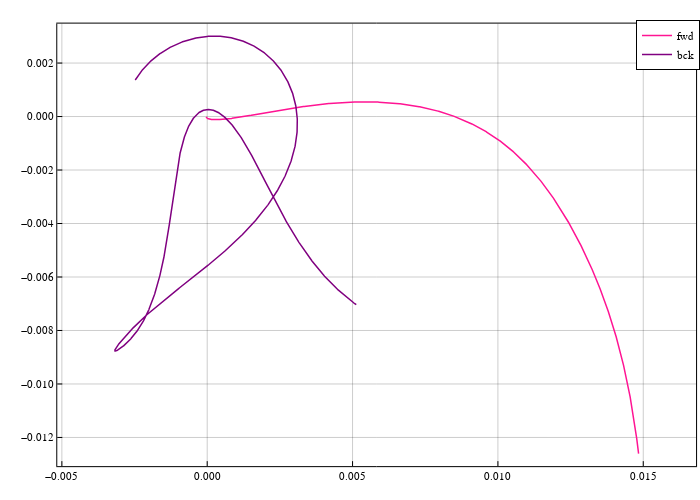

Notebook cell for this chart:
### Code cell
pcart = plot(size=(700,500), frame_style=:box, aspect_ratio=:equal, grid=0.4)

# trajectory
#plot!(Array(sol_fwd)[1,:], Array(sol_fwd)[2,:], color=:deeppink, linewidth=1.5, label="fwd")
plot!(sol_fwd_se[1,:], sol_fwd_se[2,:], color=:deeppink, linewidth=1.5, label="fwd")
plot!(sol_bck_se[1,:], sol_bck_se[2,:], color=:purple, linewidth=1.5, label="bck")

pcart

### Figure 1 — Plotly figure (JSON) as saved in the notebook; plotly's stock layout.template omitted (floating-point values rounded to 4 significant figures; data arrays with more than 128 entries replaced by an {"elided": "..."} marker saying what was removed)
{"data": [{"colorbar": {"title": ""}, "legendgroup": "fwd", "line": {"color": "rgba(255, 20, 147, 1.000)", "dash": "solid", "shape": "linear", "width": 1.5}, "mode": "lines", "name": "fwd", "showlegend": true, "type": "scatter", "x": {"elided": "1426 float values"}, "xaxis": "x", "y": {"elided": "1426 float values"}, "yaxis": "y", "zmax": null, "zmin": null}, {"colorbar": {"title": ""}, "legendgroup": "bck", "line": {"color": "rgba(128, 0, 128, 1.000)", "dash": "solid", "shape": "linear", "width": 1.5}, "mode": "lines", "name": "bck", "showlegend": true, "type": "scatter", "x": {"elided": "2377 float values"}, "xaxis": "x", "y": {"elided": "2377 float values"}, "yaxis": "y", "zmax": null, "zmin": null}], "layout": {"annotations": [], "height": 500, "legend": {"bgcolor": "rgba(255, 255, 255, 1.000)", "bordercolor": "rgba(0, 0, 0, 1.000)", "borderwidth": 1, "font": {"color": "rgba(0, 0, 0, 1.000)", "family": "sans-serif", "size": 11}, "title": {"font": {"color": "rgba(0, 0, 0, 1.000)", "family": "sans-serif", "size": 15}, "text": ""}, "tracegroupgap": 0, "traceorder": "normal", "x": 1, "xanchor": "auto", "y": 1, "yanchor": "auto"}, "margin": {"b": 20, "l": 0, "r": 0, "t": 20}, "paper_bgcolor": "rgba(255, 255, 255, 1.000)", "plot_bgcolor": "rgba(255, 255, 255, 1.000)", "showlegend": true, "width": 700, "xaxis": {"anchor": "y", "domain": [0.08181, 0.9944], "gridcolor": "rgba(0, 0, 0, 0.400)", "gridwidth": 0.5, "linecolor": "rgba(0, 0, 0, 1.000)", "mirror": true, "range": [-0.005158, 0.01682], "showgrid": true, "showline": true, "showticklabels": true, "tickangle": 0, "tickcolor": "rgb(0, 0, 0)", "tickfont": {"color": "rgba(0, 0, 0, 1.000)", "family": "sans-serif", "size": 11}, "tickmode": "array", "ticks": "inside", "ticktext": ["−0.005", "0.000", "0.005", "0.010", "0.015"], "tickvals": [-0.005, 0, 0.005, 0.01, 0.015], "title": "", "titlefont": {"color": "rgba(0, 0, 0, 1.000)", "family": "sans-serif", "size": 15}, "type": "-", "visible": true, "zeroline": false, "zerolinecolor": "rgba(0, 0, 0, 1.000)"}, "yaxis": {"anchor": "x", "domain": [0.0301, 0.9921], "gridcolor": "rgba(0, 0, 0, 0.400)", "gridwidth": 0.5, "linecolor": "rgba(0, 0, 0, 1.000)", "mirror": true, "range": [-0.01307, 0.003474], "showgrid": true, "showline": true, "showticklabels": true, "tickangle": 0, "tickcolor": "rgb(0, 0, 0)", "tickfont": {"color": "rgba(0, 0, 0, 1.000)", "family": "sans-serif", "size": 11}, "tickmode": "array", "ticks": "inside", "ticktext": ["−0.012", "−0.010", "−0.008", "−0.006", "−0.004", "−0.002", "0.000", "0.002"], "tickvals": [-0.012, -0.01, -0.008, -0.006, -0.004, -0.002, 0, 0.002], "title": "", "titlefont": {"color": "rgba(0, 0, 0, 1.000)", "family": "sans-serif", "size": 15}, "type": "-", "visible": true, "zeroline": false, "zerolinecolor": "rgba(0, 0, 0, 1.000)"}}}
